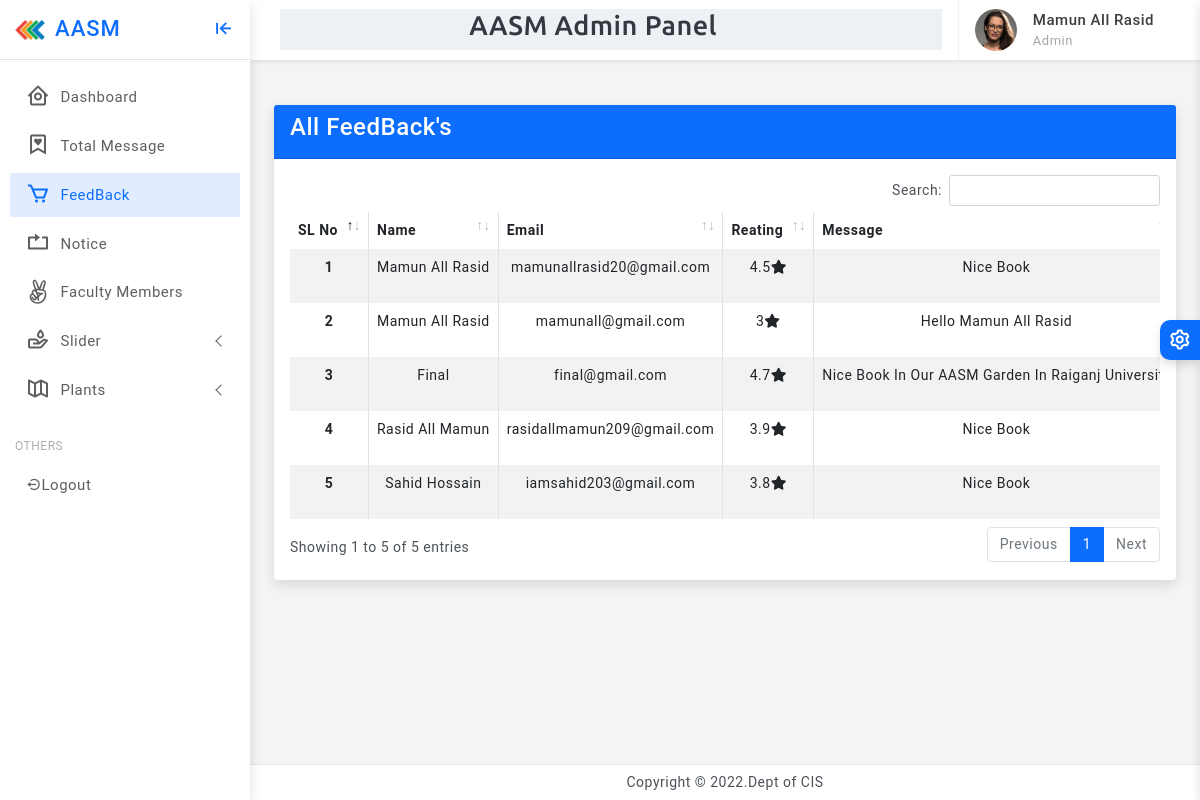
Screenshot of /Admin/Dashboard/FeedBack.php (signed in) with the database file from the repository.
### tables this page shows
CREATE TABLE `feedback` (
  `SL` int(11) NOT NULL,
  `Name` varchar(30) NOT NULL,
  `Email` varchar(30) NOT NULL,
  `Reating` varchar(10) NOT NULL,
  `Message` varchar(500) NOT NULL,
  `Date` varchar(20) NOT NULL,
  `Time` varchar(20) NOT NULL
);

### OOP_CLASS/class/common_class.php (called while the page is built, shortened)
<?php
class Main_Class extends UserInfo
{
	var $conn;
	public function __construct()
   {
    $this->conn= new mysqli(HOST,USERNAME,PASSWORD,DATABASE);
  }
    public function insert($data){
       return $this->conn->query($data);
    }
}
?>

### Admin/Dashboard/FeedBack.php (the view, shortened to what this page needs)
 <?php
 include("Header.php");
 include("Sidebar.php");
 ?>
 <div class="page-wrapper">
                <div class="page-content">
                    <div class="row">
                        <div class="col-md-12">
                            <div class="card">
                                <div class="card-header bg-primary">
                                     <h4 class="text-white">All FeedBack's</h4>
                                </div>
                                <div class="card-body">
                               <div class="table-responsive">
                                <table id="example" class="table table-striped table-bordered" style="width:100%">
                                   <thead>
                                    <tr>
                                      <th scope="col">SL No</th>
                                      <th scope="col">Name</th>
                                      <th scope="col">Email</th>
                                      <th scope="col">Reating</th>
                                      <th scope="col">Message</th>
                                    </tr>
                                  </thead>
                                  <tbody class="text-center">
                                    <?php
                                        $sql="SELECT * FROM feedback";
                                        $Result=$server->insert($sql);
                                         $i=1;
                                        foreach($Result As $data)
                                          {
                                        ?>
                                      <tr>
                                      <th scope="row"><?php echo $i++; ?></th>
                                      <td><?php echo $data['Name']; ?></td>
                                      <td><?php echo $data['Email']; ?></td>
                                      <td><?php echo $data['Reating']; ?><i class="fa-solid fa-star"></i></td>
                                      <td><?php echo $data['Message']; ?></td>
                                    </tr>
                                    <?php
                                     }
                                    ?>
                                  </tbody>
                                </table>
                                </div>
                               </div>
                        </div>
                    </div>
                </div>
            </div>
        </div>
<?php
    include("Footer.php");
    ?>

### Admin/Dashboard/Header.php (shortened to what this page needs)
<?php
 require_once("../../OOP_CLASS/class/common_class.php");
 $server=new Main_Class();
 ?>
<!doctype html>
<html lang="en">
<head>
		<link href="../../assets/Admin/assets/plugins/select2/css/select2.min.css" rel="stylesheet" />
	<link href="../../assets/Admin/assets/plugins/select2/css/select2-bootstrap4.css" rel="stylesheet" />
		<link href="../../assets/Admin/assets/plugins/simplebar/css/simplebar.css" rel="stylesheet" />
	<link href="../../assets/Admin/assets/plugins/perfect-scrollbar/css/perfect-scrollbar.css" rel="stylesheet" />
	<link href="../../assets/Admin/assets/plugins/metismenu/css/metisMenu.min.css" rel="stylesheet" />
	<link href="../../assets/Admin/assets/css/pace.min.css" rel="stylesheet" />
	<link href="../../assets/Admin/assets/css/bootstrap.min.css" rel="stylesheet">
	<link href="../../assets/Admin/assets/css/app.css" rel="stylesheet">
	<link href="../../assets/Admin/assets/css/icons.css" rel="stylesheet">
    <link rel="stylesheet" href="../../assets/Admin/assets/css/dark-theme.css" />
    <link rel="stylesheet" href="../../assets/Admin/assets/css/semi-dark.css" />
    <link rel="stylesheet" href="../../assets/Admin/assets/css/header-colors.css" />
    <link href="../../assets/Admin/assets/plugins/datatable/css/dataTables.bootstrap5.min.css" rel="stylesheet" />
</head>
<body>
	<div class="wrapper">
    <header>
            <div class="topbar d-flex align-items-center">
                <nav class="navbar navbar-expand">
                    <div class="search-bar flex-grow-1" style="background-color: #edf0f5;">
                        <div class="position-relative search-bar-box">
                          <h2 style="text-align: center; font-size:27px; font-family: 'Ubuntu', sans-serif; margin-left:130px;">AASM Admin Panel</h2>
                        </div>
                    </div>
                    <div class="user-box dropdown">
                        <a class="d-flex align-items-center nav-link dropdown-toggle dropdown-toggle-nocaret" href="#" role="button" data-bs-toggle="dropdown" aria-expanded="false">
                            <img src="../../assets/Admin/assets/images/avatars/avatar-2.png" class="user-img" alt="user avatar">
                            <div class="user-info ps-3">
                                <p class="user-name mb-0"><?php echo $_SESSION['admin_Name']; ?></p>
                                <p class="designattion mb-0">Admin</p>
                            </div>
                        </a>
                    </div>
                </nav>
            </div>
        </header>

### Admin/Dashboard/Sidebar.php (shortened to what this page needs)
<div class="sidebar-wrapper" data-simplebar="true">
          <div class="sidebar-header">
              <div>
                  <img src="../../assets/Admin/assets/images/logo-icon.png" class="logo-icon" alt="logo icon">
              </div>
              <div>
                  <h4 class="logo-text">AASM</h4>
              </div>
              <div class="toggle-icon ms-auto"><i class='bx bx-arrow-to-left'></i>
              </div>
          </div>
          <ul class="metismenu" id="menu">
              <li>
                      <a href="index.php">
                      <div class="parent-icon"><i class='bx bx-home-circle'></i>
                      </div>
                      <div class="menu-title">Dashboard</div></a>
              </li>
              <li>
                 <a href="Message.php">
                      <div class="parent-icon"><i class='bx bx-bookmark-heart'></i>
                      </div>
                      <div class="menu-title">Total Message</div>
                  </a>
              </li>
              <li>
                  <a href="FeedBack.php">
                      <div class="parent-icon"><i class='bx bx-cart'></i>
                      </div>
                      <div class="menu-title">FeedBack</div>
                  </a>
              </li>
              <li>
                  <a href="Notice.php">
                      <div class="parent-icon"><i class="bx bx-repeat"></i>
                      </div>
                      <div class="menu-title">Notice</div>
                  </a>
              </li>
              <li>
                  <a href="Faculty-Members.php">
                      <div class="parent-icon"><i class="lni lni-angellist"></i>
                      </div>
                      <div class="menu-title">Faculty Members</div>
                  </a>
              </li>
              <li>
                  <a class="has-arrow" href="javascript:;">
                      <div class="parent-icon"> <i class="bx bx-donate-blood"></i>
                      </div>
                      <div class="menu-title">Slider</div>
                  </a>
              </li>
              <li>
                  <a class="has-arrow" href="javascript:;">
                      <div class="parent-icon"> <i class="bx bx-map-alt"></i>
                      </div>
                      <div class="menu-title">Plants</div>
                  </a>
              </li>
              <li class="menu-label">Others</li>
              <li>
                  <a class="dropdown-item" onclick="Logout()"><i class='bx bx-log-out-circle'></i><span>Logout</span></a>
              </li>
          </ul>
      </div>

### Admin/Dashboard/Footer.php (shortened to what this page needs)
		<footer class="page-footer">
			<p class="mb-0">Copyright © 2022.Dept of CIS</p>
		</footer>
	</div>
    <div class="switcher-wrapper">
        <div class="switcher-btn"> <i class='bx bx-cog bx-spin'></i>
        </div>
    </div>
  </body>
</html>

### assets/Admin/assets/css/app.css (style rules this page uses)
body { font-size: 14px; color: #4c5258; letter-spacing: .5px; overflow-x:hidden; background-color: #f4f4f4; font-family: Roboto, sans-serif }
a { text-decoration: none }
.wrapper { width: 100%; position: relative }
.sidebar-wrapper { width: 250px; height: 100%; position: fixed; top: 0; bottom: 0; left: 0; background: #fff; border-right: 0 solid #e4e4e4; z-index: 11; box-shadow: 0 .3rem .8rem rgba(0, 0, 0, .12)!important; transition: all .2s ease-out }
.sidebar-header { width: 250px; height: 60px; display: flex; align-items: center; position: fixed; top: 0; bottom: 0; padding: 0 15px; z-index: 5; background: #fff; background-clip: padding-box; border-bottom: 1px solid #e4e4e4 }
.logo-icon { width: 30px }
.logo-text { font-size: 22px; margin-left: 10px; margin-bottom: 0; letter-spacing: 1px; color: #0d6efd }
.toggle-icon { font-size: 22px; cursor: pointer; color: #0d6efd }
.topbar { position: fixed; top: 0; left: 250px; right: 0; height: 60px; background: #fff; border-bottom: 1px solid rgb(228 228 228 / 0%); z-index: 10; box-shadow: 0 .125rem .25rem rgba(0, 0, 0, .075)!important }
.topbar .navbar { width: 100%; height: 60px; padding-left: 30px; padding-right: 30px }
.page-wrapper { height: 100%; margin-top: 60px; margin-bottom: 30px; margin-left: 250px }
.page-content { padding: 1.5rem }
.page-footer { background: #fff; left: 250px; right: 0; bottom: 0; position: fixed; text-align: center; padding: 7px; font-size: 14px; border-top: 1px solid #e4e4e4; z-index: 3 }
.sidebar-wrapper ul { padding: 0; margin: 0; list-style: none; background: 0 0 }
.sidebar-wrapper .metismenu { background: 0 0; display: -webkit-box; display: -ms-flexbox; display: flex; padding: 10px; margin-top: 60px; -webkit-box-orient: vertical; -webkit-box-direction: normal; -ms-flex-direction: column; flex-direction: column }
.sidebar-wrapper .metismenu li+li { margin-top: 5px }
.sidebar-wrapper .metismenu li:first-child { margin-top: 5px }
.sidebar-wrapper .metismenu li:last-child { margin-bottom: 5px }
.sidebar-wrapper .metismenu>li { display: -webkit-box; display: -ms-flexbox; display: flex; -webkit-box-orient: vertical; -webkit-box-direction: normal; -ms-flex-direction: column; flex-direction: column; position: relative }
.sidebar-wrapper .metismenu a { position: relative; display: flex; align-items: center; justify-content: left; padding: 8px 15px; font-size: 15px; color: #5f5f5f; outline-width: 0; text-overflow: ellipsis; overflow: hidden; letter-spacing: .5px; border: 1px solid #ffffff00; transition: all .3s ease-out }
.sidebar-wrapper .metismenu a .parent-icon { font-size: 24px; line-height: 1 }
.sidebar-wrapper .metismenu a .menu-title { margin-left: 10px }
.sidebar-wrapper .metismenu .mm-active>a, .sidebar-wrapper .metismenu a:active, .sidebar-wrapper .metismenu a:focus, .sidebar-wrapper .metismenu a:hover { color: #0d6efd; text-decoration: none; background: rgb(13 110 253 / .12) }
.menu-label { padding: 20px 15px 5px 5px; color: #b0afaf; text-transform: uppercase; font-size: 12px; letter-spacing: .5px }
.metismenu .has-arrow:after { position: absolute; content: ""; width: .5em; height: .5em; border-style: solid; border-width: 1.2px 0 0 1.2px; border-color: initial; right: 15px; transform: rotate(-45deg) translateY(-50%); transform-origin: top; top: 50%; transition: all .3s ease-out }
.search-bar-box { width: 75% }
.dropdown-toggle-nocaret:after { display: none }
.user-img { width: 42px; height: 42px; border-radius: 50%; border: 0 solid #e5e5e5; padding: 0 }
.user-info .user-name { font-size: 15px; font-weight: 500; color: #413c3c }
.user-info .designattion { font-size: 13px; color: #a9a8a8 }
.user-box { display: flex; align-items: center; height: 60px; border-left: 1px solid #f0f0f0; margin-left: 1rem }
.switcher-wrapper { width: 280px; height: 100%; position: fixed; right: -280px; top: 0; bottom: 0; z-index: 16; background: #fff; border-left: 0 solid #d2d2d2; box-shadow: 0 .3rem .6rem rgba(0, 0, 0, .13); transition: all .2s ease-out }
.switcher-btn { width: 40px; height: 40px; line-height: 40px; font-size: 24px; background: #0d6efd; box-shadow: 0 .3rem .6rem rgba(0, 0, 0, .13); color: #fff; text-align: center; border-top-left-radius: 10px; border-bottom-left-radius: 10px; position: absolute; top: 40%; right: 100%; cursor: pointer }

### rows the page displays
feedback: Name "Mamun All Rasid", Email "mamunallrasid20@gmail.com", Reating "4.5", Message "Nice Book"
feedback: Name "Mamun All Rasid", Email "mamunall@gmail.com", Reating "3", Message "Hello Mamun All Rasid"
feedback: Name "Final", Email "final@gmail.com", Reating "4.7", Message "Nice Book In Our AASM Garden In Raiganj…"
feedback: Name "Rasid All Mamun", Email "rasidallmamun209@gmail.com", Reating "3.9", Message "Nice Book"
feedback: Name "Sahid Hossain", Email "iamsahid203@gmail.com", Reating "3.8", Message "Nice Book"

### other values shown
$_SESSION['admin_Name'] "Mamun All Rasid"
